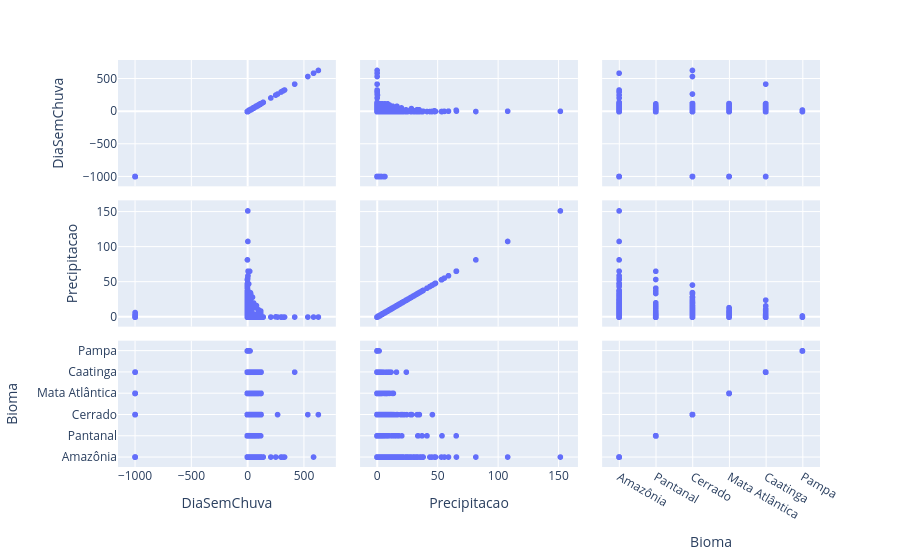

The cell this chart's notebook holds for it:
### Markdown cell above
Ou seja: em DiaSemChuva possui valores negativos, porém todos esses valores negativos são = -999

### Code cell
amostra = df.shuffle(seed=42).select(range(10000))
df_amostra = amostra.to_pandas()
grafico = px.scatter_matrix(df_amostra, dimensions=['DiaSemChuva', 'Precipitacao', 'Bioma'])
grafico.show()

### Figure 1 — Plotly figure (JSON) as saved in the notebook; plotly's stock layout.template omitted (floating-point values rounded to 4 significant figures; data arrays with more than 128 entries replaced by an {"elided": "..."} marker saying what was removed)
{"data": [{"dimensions": [{"axis": {"matches": true}, "label": "DiaSemChuva", "values": {"elided": "10000 float values"}}, {"axis": {"matches": true}, "label": "Precipitacao", "values": {"elided": "10000 float values"}}, {"axis": {"matches": true}, "label": "Bioma", "values": {"elided": "10000 str values"}}], "hovertemplate": "%{xaxis.title.text}=%{x}<br>%{yaxis.title.text}=%{y}<extra></extra>", "legendgroup": "", "marker": {"color": "#636efa", "symbol": "circle"}, "name": "", "showlegend": false, "type": "splom"}], "layout": {"dragmode": "select", "legend": {"tracegroupgap": 0}, "margin": {"t": 60}}}
